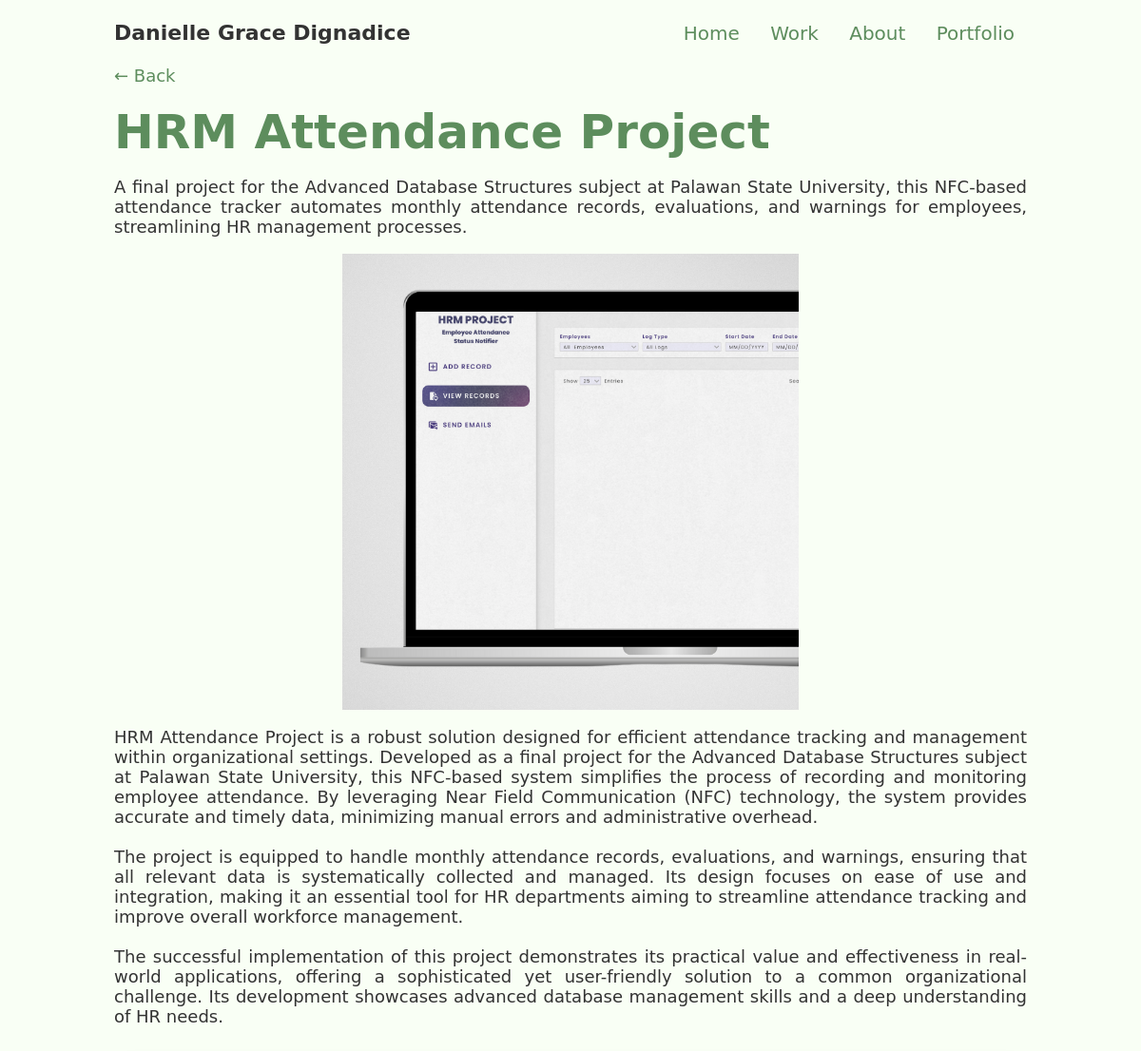
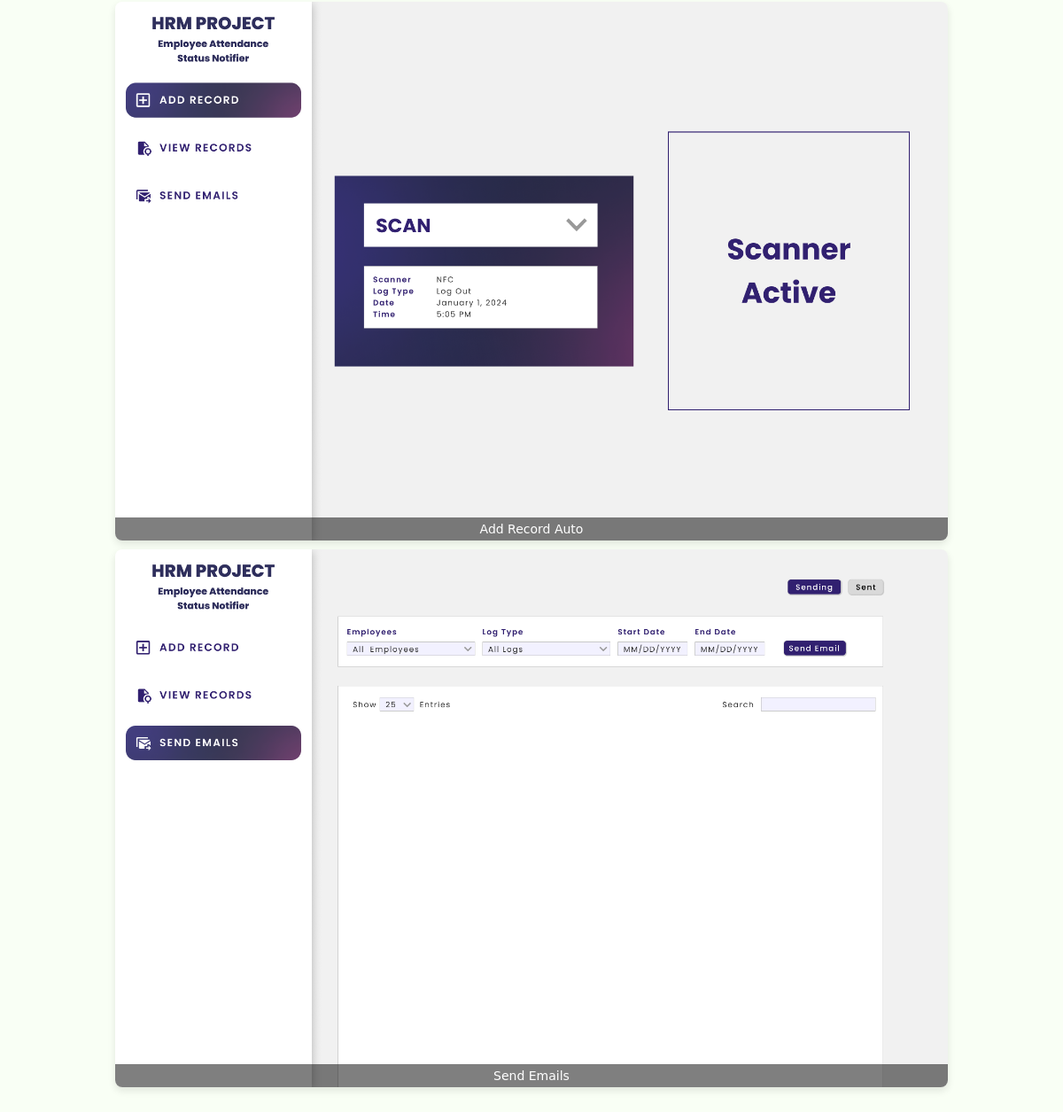
The app's page /project/3/ with its own data (2 pictures, top to bottom).
### resume_app/models.py (models this page shows, shortened)
class Project(models.Model):
    title = models.CharField(max_length=200)
    description = models.TextField()
    project_url = models.URLField(max_length=200)
    image = models.ImageField(upload_to='project_images/')
    extended_description = models.TextField(blank=True, null=True)
    additional_images = models.ManyToManyField('ProjectImage', related_name='projects', blank=True)

class ProjectImage(models.Model):
    image = models.ImageField(upload_to='projects_images/')
    caption = models.CharField(max_length=200, blank=True, null=True)

### resume_app/views.py (the view)
# urls.py: path('project/<int:pk>/', views.project_detail, name='project_detail'),
def project_detail(request, pk):
    project = get_object_or_404(Project, pk=pk)
    return render(request, 'resume_app/project_detail.html', {'project': project})

### resume_app/templates/resume_app/project_detail.html (shortened to what this page needs)
{% extends 'resume_app/base.html' %}
{% block content %}
<div class="project-detail">
    <div class="back-button">
        <a href="javascript:history.back()">
            ← Back
        </a>
    </div>
    <h1 class="subtitle">{{ project.title }}</h1>
    <p>{{ project.description }}</p>
    <div class="details-main-image">
        <img src="{{ project.image.url }}" alt="{{ project.title }}">
    </div>
    <p>{{ project.extended_description |linebreaksbr }}</p>
    <div class="project-gallery">
        {% for image in project.additional_images.all %}
        <div class="gallery-item">
            <img src="{{ image.image.url }}" alt="{{ image.caption }}">
            {% if image.caption %}
            <p>{{ image.caption }}</p>
            {% endif %}
        </div>
        {% endfor %}
    </div>
</div>
{% endblock %}

### resume_app/static/resume_app/styles.css (style rules this page uses)
body { font-family: Seravek, 'Gill Sans Nova', Ubuntu, Calibri, 'DejaVu Sans', source-sans-pro, sans-serif; font-weight: normal; margin: 0; padding-left: 10%; padding-right:10%; background-color: #f9fff5; color: #333; padding-bottom: 5%; }
.subtitle { font-size: 50px; color: #5d8d5d; margin-top: 0px; margin-bottom: 0px; }
.back-button { margin-bottom: 20px; }
a { text-decoration: none; color: inherit; }
.back-button a { text-decoration: none; color: #5d8d5d; font-size: 18px; }
.project-detail p { font-size: 18px; text-align: justify; }
.details-main-image img { max-width: 40vw; height: auto; }
.details-main-image { display: flex; justify-content: center; }
.project-gallery { display: grid; grid-template-columns: repeat(auto-fill, minmax(500px, 1fr)); gap: 10px; padding: 10px; }
.gallery-item { position: relative; overflow: hidden; border-radius: 8px; box-shadow: 0 4px 8px rgba(0, 0, 0, 0.1); }
.gallery-item img { width: 100%; height: auto; display: block; object-fit: cover; }
.gallery-item p { position: absolute; bottom: 0; left: 0; right: 0; background: rgba(0, 0, 0, 0.5); color: #fff; text-align: center; padding: 5px; margin: 0; font-size: 14px; }

### records on screen
Project: title "HRM Attendance Project", description "A final project for the Advanced Database Structures subject at Palawan State University, this NFC-based attendance tracker automates monthly attendance records, evaluations, and warnings for employees, streamlining HR management processes.", image (picture), extended_description "HRM Attendance Project is a robust solution designed for efficient attendance tracking and management within organizational settings. Developed as a final project for the Advanced Database Structures subject at Palawan State University, this NFC-based system simplifies the process of recording and monitoring employee attendance. By leveraging Near Field Communication (NFC) technology, the system provides accurate and timely data, minimizing manual errors and administrative overhead. The project is equipped to handle monthly attendance records, evaluations, and warnings, ensuring that all relevant data is systematically collected and managed. Its design focuses on ease of use and…"
ProjectImage: image (picture), caption "Add Record Auto"
ProjectImage: image (picture), caption "Send Emails"
